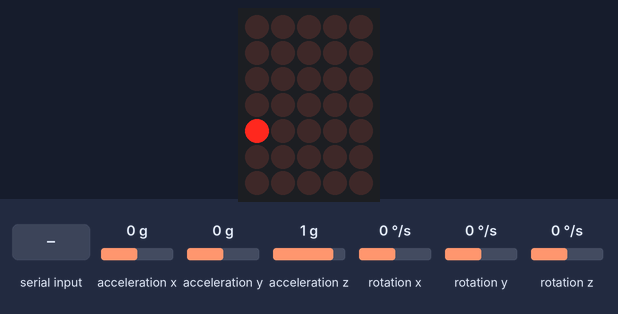
A sketch run on a simulated Arduino Uno, built with avr-gcc and run on an emulated ATmega328P. On the bench: 5×7 LED matrix. Wiring (inferred from the names in the program): LED matrix (orientation assumed): rows pin 2, pin 3, pin 4, pin 5, pin 6, pin 7, pin 8; columns pin 9, pin 10, pin 11, pin 12, pin 13. The inputs (shaded band) are chosen by the test bench; at power-on: acceleration x 0 g, acceleration y 0 g, acceleration z 1 g, rotation x 0 °/s, rotation y 0 °/s, rotation z 0 °/s. Random numbers use the default seed unless the sketch sets one; what the sketch prints to the serial monitor is not drawn.

Above: at 1.2 s.
1.3 s: acceleration x set to -1.4 g
At 2.0 s:
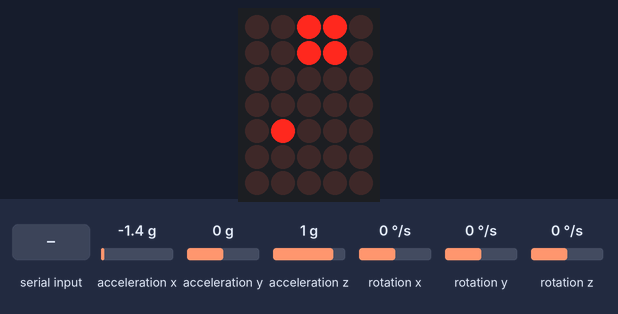
3.8 s: byte 0 (0) received over Serial
At 4.6 s:
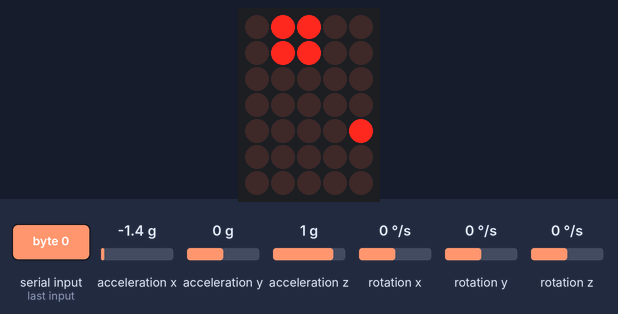
6.8 s: byte 3 (3) received over Serial
At 7.7 s:
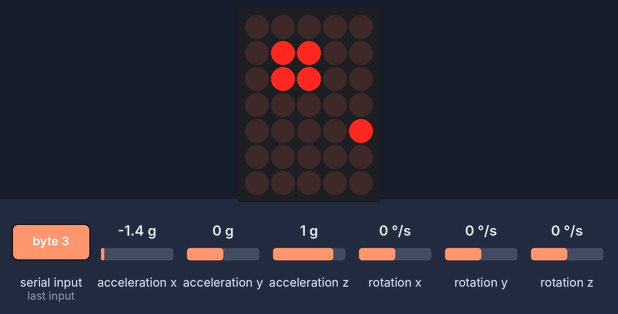
9.8 s: byte 1 (1) received over Serial
At 10.8 s:
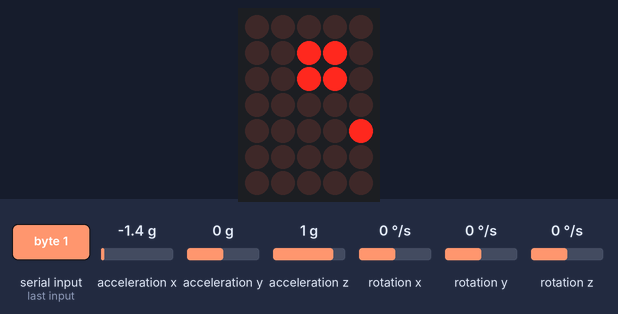
12.8 s: acceleration x set to 0.8 g
At 13.46 s:
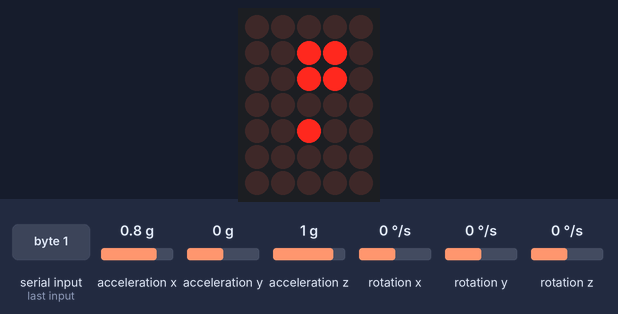

Measured:
- what the display in image 3 shows lasts 0.5 s, from 7.4 s to 7.9 s
- what the display in image 4 shows lasts 0.4 s, from 10.6 s to 11.0 s

The sketch:

RolyPoly.ino
```cpp
// (licence header left out)
#include <Wire.h>                 // Must include Wire library for I2C
#include "SparkFun_MMA8452Q.h"    // Click here to get the library: http://librarymanager/All#SparkFun_MMA8452Q

MMA8452Q accel;                   // create instance of the MMA8452 class

boolean matrix[7][5];

const int row[7] = {2, 3, 4, 5, 6, 7, 8};
const int column[5] = {9, 10, 11, 12, 13};
int preyRow = 0;
int preyCol = 0;
int predatorRow = 5;
int predatorCol = 3;

const int frameLength = 15;

const int preySpeedDelta = 400;
unsigned long nextTime_prey = 400;

const int predatorSpeedDelta = 800;
unsigned long nextTime_predator = 800;

const int predatorSpeedDelta_blink = 250;
unsigned long nextTime_predator_blink = 250;

unsigned long initialTime = 0;

boolean predator_on = true;
boolean predatorWin = false;
boolean preyWin = false;
int predator_Win_Times = 0;
int prey_Win_Times = 0;
int winTimes_Difference;

void setup() {
  Serial.begin(9600);

  for (int i = 0; i < 7; i++) {   // set up rows
    pinMode(row[i], OUTPUT);
    digitalWrite(row[i], LOW);
  }

  for (int i = 0; i < 5; i++) {   // set up columns
    pinMode(column[i], OUTPUT);
    digitalWrite(column[i], HIGH);
  }

  accel.init();
  randomPosition();
  Serial.println("ready to start: ");
}

void loop() {
  clearCanvas();
  randomPosition();

  initialTime = millis();

  while (!preyWin && !predatorWin) {
    // prey:
    if (millis() > nextTime_prey) {
      nextTime_prey = millis() + preySpeedDelta;

      // update prey position
      if (accel.available()) {
        Serial.println("available");

        accel.read();
        byte reading = accel.readPL(); // read portrait data
        matrix[preyRow][preyCol] = 0;  //erase position of last time
        switch (reading) {
          case PORTRAIT_U:
            Serial.print("Prey Going Up");
            preyRow = preyRow - 1;
            if (preyRow < 0) preyRow = 0;
            break;
          case PORTRAIT_D:
            Serial.print("Prey going Down");
            preyRow = preyRow + 1;
            if (preyRow > 6) preyRow = 6;
            break;
          case LANDSCAPE_R:
            Serial.print("Prey Going left");
            preyCol = preyCol - 1;
            if (preyCol < 0) preyCol = 0;
            break;
          case LANDSCAPE_L:
            Serial.print("Prey Going Right");
            preyCol = preyCol + 1;
            if (preyCol > 4) preyCol = 4;
            break;
          case LOCKOUT:
            Serial.print("Flat");
            break;
        }
        matrix[preyRow][preyCol] = 1;
      }
    }


    // predator:
    if (millis() > nextTime_predator) {
      nextTime_predator = millis() + predatorSpeedDelta;

      // update predator position
      if (Serial.available()) {
        matrix[predatorRow][predatorCol] = 0;
        matrix[predatorRow + 1][predatorCol] = 0;
        matrix[predatorRow][predatorCol + 1] = 0;
        matrix[predatorRow + 1][predatorCol + 1] = 0;

        byte reading = Serial.read();   // read input from JAVA side
        switch (reading) {
          case 0:
            predatorCol = predatorCol - 1;
            if (predatorCol < 0) predatorCol = 0;
            Serial.println("Predator going left");
            break;
          case 1:
            predatorCol = predatorCol + 1;
            if (predatorCol > 3) predatorCol = 3;
            Serial.println("Predator going right");
            break;
          case 2:
            predatorRow = predatorRow - 1;
            if (predatorRow < 0) predatorRow = 0;
            Serial.println("Predator going up");
            break;
          case 3:
            predatorRow = predatorRow + 1;
            if (predatorRow > 5) predatorRow = 5;
            Serial.println("Predator going down");
            break;
        }
        matrix[predatorRow][predatorCol] = 1;
        matrix[predatorRow][predatorCol + 1] = 1;
        matrix[predatorRow + 1][predatorCol] = 1;
        matrix[predatorRow + 1][predatorCol + 1] = 1;
      }
    }

    if (millis() > nextTime_predator_blink) {
      nextTime_predator_blink = millis() + predatorSpeedDelta_blink;
      matrix[predatorRow][predatorCol] = predator_on;
      matrix[predatorRow + 1][predatorCol] = predator_on;
      matrix[predatorRow][predatorCol + 1] = predator_on;
      matrix[predatorRow + 1][predatorCol + 1] = predator_on;
      predator_on = !predator_on;
    }

    updateCanvas();
    preyWin = (millis() - initialTime) > 15000; // if 15 secs have passed, prey wins

    // check if prey wins
    if ( (preyRow == predatorRow || preyRow == (predatorRow + 1)) && (preyCol == predatorCol  || preyCol == (predatorCol + 1))) {
      predatorWin = true;
    }
    else {
      predatorWin = false;
    }

  }

  update_result();
  initialTime = millis();

  while (millis() - initialTime < 4000) { // display scores
    updateCanvas();
  }

  preyWin = false;
  predatorWin = false;
}


void clearCanvas() {
  for (int row = 0; row < 7; row++) {
    for (int col = 0; col < 5; col++) {
      matrix[row][col] = 0;
    }
  }
}

void randomPosition() {
  predatorRow = int(random(0, 6));
  predatorCol = int(random(0, 4));
  preyRow = int(random(0, 7));
  preyCol = int(random(0, 5));

  while (preyRow == (predatorRow + 1) || predatorRow == preyRow || predatorCol == preyCol || preyCol == (predatorCol + 1)) {
    preyRow = int(random(0, 6));
    preyCol = int(random(0, 4));
  }

  matrix[preyRow][preyCol] = 1;
  matrix[predatorRow][predatorCol] = 1;
  matrix[predatorRow + 1][predatorCol] = 1;
  matrix[predatorRow][predatorCol + 1] = 1;
  matrix[predatorRow + 1][predatorCol + 1] = 1;
}


void updateCanvas() {
  for (int c = 0; c < 5; c++) {
    digitalWrite(column[c], LOW);
    for (int r = 0; r < 7; r++) {
      digitalWrite(row[r], matrix[r][c]);
    }
    delay(frameLength / 5);
    digitalWrite(column[c], HIGH);
  }
}


void update_result() {
  clearCanvas();
  if (preyWin) {
    prey_Win_Times += 1;
    matrix[3][2] = 1;
    winTimes_Difference = prey_Win_Times - predator_Win_Times;
  }
  else if (predatorWin) {
    predator_Win_Times += 1;
    winTimes_Difference = predator_Win_Times - prey_Win_Times;
    matrix[3][2] = 1;
    matrix[3][3] = 1;
    matrix[4][2] = 1;
    matrix[4][3] = 1;
  }

  matrix[6][2] = 1;

  if (winTimes_Difference >= 3) {
    matrix[6][4] = 1;
  }
  if (winTimes_Difference > 0) {
    matrix[6][3] = 1;
  }
  if (winTimes_Difference <= -3) {
    matrix[6][0] = 1;
  }
  if (winTimes_Difference < 0) {
    matrix[6][1] = 1;
  }
}
```
